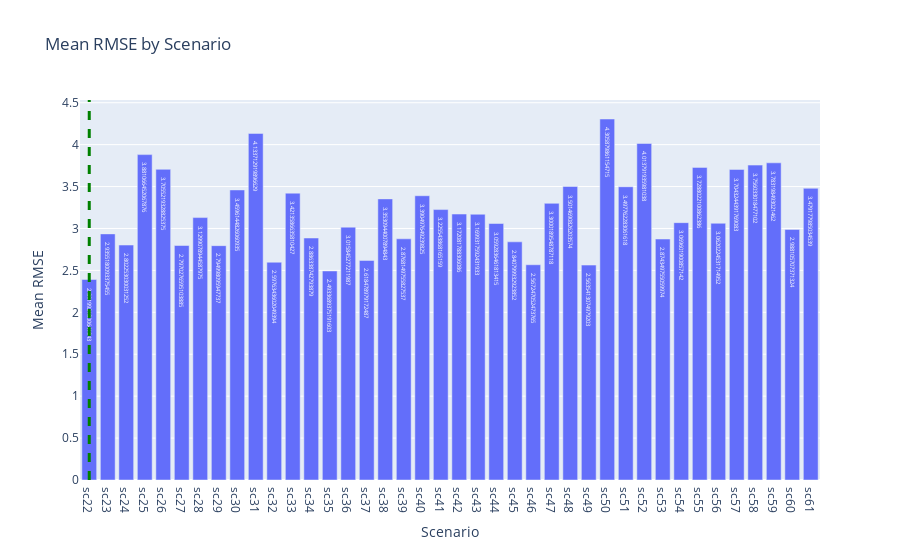

Notebook code cell kept with this figure:
### Code cell
import plotly.express as px

fig = px.bar(combined_errors.reset_index(), x='scenario', y='mean_error', title='Mean RMSE by Scenario',
             labels={'mean_error': 'Mean RMSE', 'scenario': 'Scenario'}, text='mean_error')

fig.add_vline(x=combined_errors.index.get_loc(lowest_error_scenario), line_width=3, line_dash="dash", line_color="green")

fig.show()

### Figure 1 — Plotly figure (JSON) as saved in the notebook; plotly's stock layout.template omitted (floating-point values rounded to 4 significant figures)
{"data": [{"alignmentgroup": "True", "hovertemplate": "Scenario=%{x}<br>Mean RMSE=%{text}<extra></extra>", "legendgroup": "", "marker": {"color": "#636efa", "pattern": {"shape": ""}}, "name": "", "offsetgroup": "", "orientation": "v", "showlegend": false, "text": [2.392, 2.936, 2.802, 3.881, 3.706, 2.797, 3.13, 2.795, 3.46, 4.134, 2.598, 3.421, 2.886, 2.493, 3.016, 2.618, 3.353, 2.877, 3.39, 3.226, 3.172, 3.17, 3.059, 2.841, 2.567, 3.3, 3.501, 2.564, 4.306, 3.498, 4.014, 2.874, 3.07, 3.729, 3.062, 3.704, 3.756, 3.783, 2.988, 3.479], "textposition": "auto", "type": "bar", "x": ["sc22", "sc23", "sc24", "sc25", "sc26", "sc27", "sc28", "sc29", "sc30", "sc31", "sc32", "sc33", "sc34", "sc35", "sc36", "sc37", "sc38", "sc39", "sc40", "sc41", "sc42", "sc43", "sc44", "sc45", "sc46", "sc47", "sc48", "sc49", "sc50", "sc51", "sc52", "sc53", "sc54", "sc55", "sc56", "sc57", "sc58", "sc59", "sc60", "sc61"], "xaxis": "x", "y": [2.392, 2.936, 2.802, 3.881, 3.706, 2.797, 3.13, 2.795, 3.46, 4.134, 2.598, 3.421, 2.886, 2.493, 3.016, 2.618, 3.353, 2.877, 3.39, 3.226, 3.172, 3.17, 3.059, 2.841, 2.567, 3.3, 3.501, 2.564, 4.306, 3.498, 4.014, 2.874, 3.07, 3.729, 3.062, 3.704, 3.756, 3.783, 2.988, 3.479], "yaxis": "y"}], "layout": {"barmode": "relative", "legend": {"tracegroupgap": 0}, "shapes": [{"line": {"color": "green", "dash": "dash", "width": 3}, "type": "line", "x0": 0, "x1": 0, "xref": "x", "y0": 0, "y1": 1, "yref": "y domain"}], "title": {"text": "Mean RMSE by Scenario"}, "xaxis": {"anchor": "y", "domain": [0, 1], "title": {"text": "Scenario"}}, "yaxis": {"anchor": "x", "domain": [0, 1], "title": {"text": "Mean RMSE"}}}}
